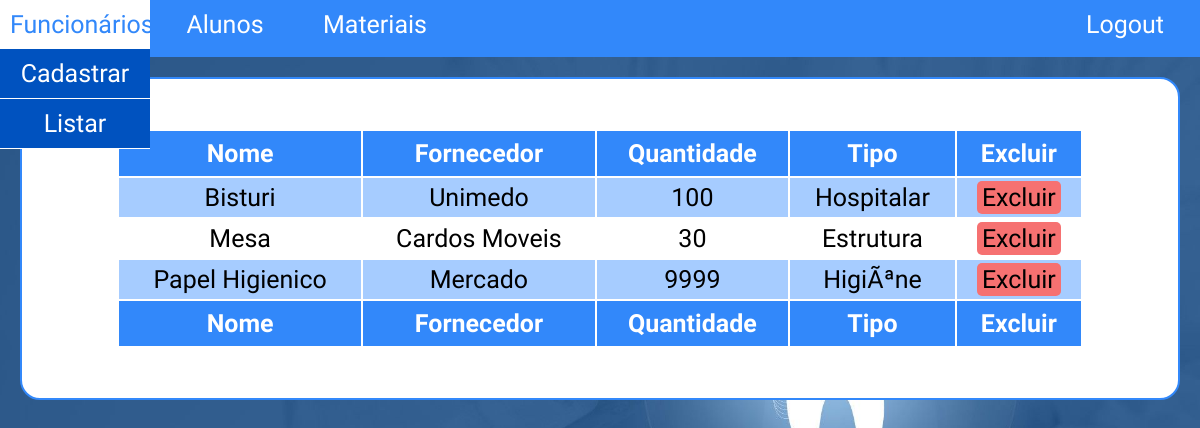
Screenshot of /list-stuff.php with the database file from the repository.
### tables this page shows
CREATE TABLE `stuff` (
  `idStuff` bigint(20) NOT NULL,
  `name` varchar(50) NOT NULL,
  `vendor` varchar(50) NOT NULL,
  `qtd` int(11) NOT NULL,
  `type` varchar(20) NOT NULL,
  `dueDate` varchar(10) NOT NULL
);

### dao/bdconnect.class.php (called while the page is built, shortened)
<?php
class BDConnect extends PDO {
  private static $instance = null;
  public static function getInstance(){
    try{
        if(!isset(self::$instance)){
          self::$instance = new
          BDConnect("mysql:dbname=database;host=localhost","root","");
        }
        return self::$instance;
    }catch(PDOException $e){
        echo "Erro ao conectar no banco! ".$e;
    }
  }
}

### dao/stuffdao.class.php (called while the page is built, shortened)
<?php
require 'bdconnect.class.php';
 class StuffDAO {
   private $conn = null;
   public function __construct(){
     $this->conn = BDConnect::getInstance();
   }
   public function searchStuff(){
     try{
       $stat = $this->conn->query("select * from stuff");
       $array = $stat->fetchAll(PDO::FETCH_CLASS, 'stuff');
       return $array;
     }catch(PDOException $e){
       echo "Erro ao buscar Materiais! ".$e;
     }
   }
 }

### model/stuff.class.php (called while the page is built, shortened)
<?php
class Stuff{
  public function __get($a){return $this->$a;}
}

### list-stuff.php (the view, shortened to what this page needs)
<?php
include_once 'dao/stuffdao.class.php';
include_once 'model/stuff.class.php';
$stuffDAO = new StuffDAO();
$array = $stuffDAO->searchStuff();
?>
<!DOCTYPE html>
<html lang="pt-br" dir="ltr">
  <head>
    <link rel="stylesheet" href="style/style.css">
  </head>
  <body style="background-image: url('imgs/loginbg.jpg');">
    <nav class="menu">
      <ul>
        <li><a href="#">Funcionários</a>
          <ul>
            <li><a href="register-employer.php">Cadastrar</a></li>
            <li><a href="list-employer.php">Listar</a></li>
          </ul>
        </li>
        <li><a href="#">Alunos</a>
        </li>
        <li><a href="#">Materiais</a>
        </li>
      </ul>
      <ul>
        <li id="logout"><a href="">Logout</a></li>
      </ul>
    </nav>
    <div class="homescreen">
      <article>
        <center>
          <table align="center">
            <thead>
              <th>Nome</th>
              <th>Fornecedor</th>
              <th>Quantidade</th>
              <th>Tipo</th>
              <th>Excluir</th>
            </thead>
            <tbody>
            <?php
             foreach($array as $stuff){
               echo "<tr>";
                 echo "<td>$stuff->name</td>";
                 echo "<td>$stuff->vendor</td>";
                 echo "<td>$stuff->qtd</td>";
                 echo "<td>$stuff->type</td>";
                 echo "<td><a href='list-stuff.php?id=$stuff->idStuff' class='deletebtn'>Excluir</a></td>";
               echo "</tr>";
             }
            ?>
            </tbody>
            <tfoot>
              <th>Nome</th>
              <th>Fornecedor</th>
              <th>Quantidade</th>
              <th>Tipo</th>
              <th>Excluir</th>
            </tfoot>
          </table>
        </center>
      </article>
    </div>
  </body>
</html>

### style/style.css (style rules this page uses)
html { font-family: 'Open Sans Condensed', sans-serif; }
* { margin: 0; padding: 0; }
body { background-image: url("../imgs/loginbg.jpg"); background-repeat: no-repeat; background-size: 100%; }
table { text-align: center; width: 85%; min-width: 750px; font-size: 25px; }
th { padding: 8px; background-color: #3288fa; color: white; }
tr:nth-child(even) { background-color: white; }
tr:nth-child(odd) { background-color: #a6ccff; }
td { padding: 5px; }
.menu { width: 100%; height: 57px; background-color: #3288fa; font-size: 25px; font-family: "Oswald"; }
.menu ul { list-style: none; position: relative; text-align: center; }
.menu ul li { width: 150px; float: left; }
.menu a { color: #ffffff; padding: 10px; display: block; text-decoration: none; text-align: center; background-color: #3288fa; }
.menu ul ul li a { background-color: #0052bf; }
.menu ul ul { position: absolute; visibility: hidden; }
.menu ul ul li { float: none; border-bottom: 1px solid #ffffff; }
#logout { float: right; }
.homescreen { margin: 20px; padding: 50px 10px; background-color: #ffffff; border-radius: 20px; border: 2px solid #3288fa; text-align: center; }
.deletebtn { text-decoration: none; background-color: #f67171; padding: 8px; color: #000000; padding: 2px 5px; border-radius: 5px; }

### rows the page displays
stuff: name "Bisturi", vendor "Unimedo", qtd "100", type "Hospitalar"
stuff: name "Mesa", vendor "Cardos Moveis", qtd "30", type "Estrutura"
stuff: name "Papel Higienico", vendor "Mercado", qtd "9999", type "HigiÃªne"
